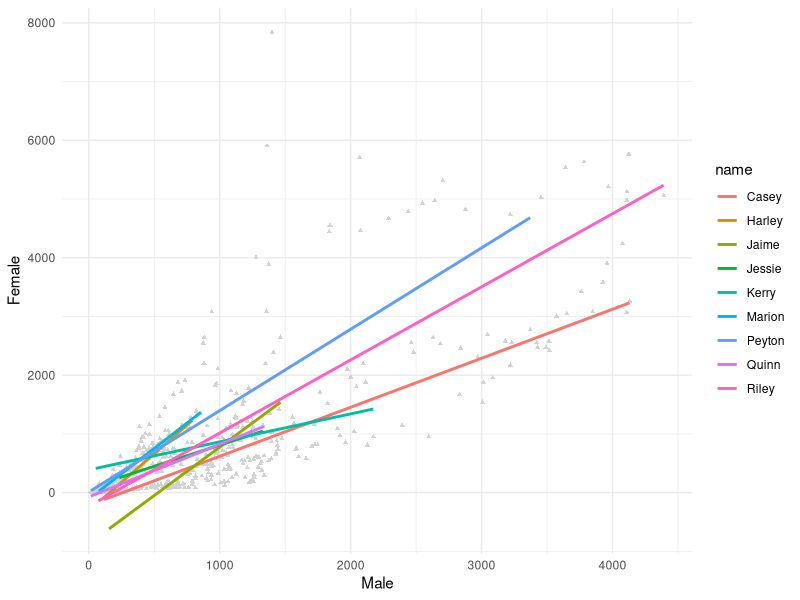
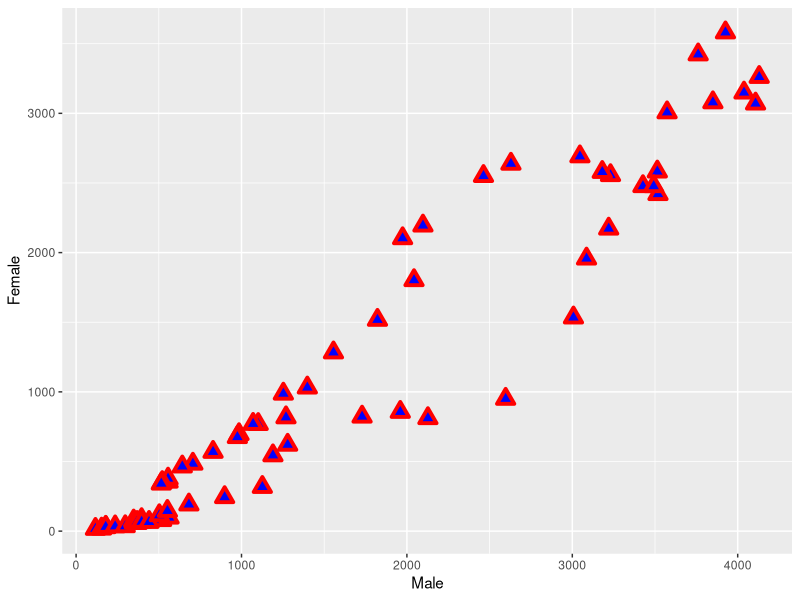

Write R code to recreate these figures, in order.
# Run the code below to set up the data
# Change the points in the plot to light gray, decrease their size, and change their shape

# Bonus: In the Bonus plot, change the border of the points to be red and the inside to be blue.
# Hint: which is color and which is fill?
# More Bonus: increase the width of the border

library(tidyverse)
# Load and reshape data
unisex_data <- read_csv("data/unisex.csv")
unisex_data <- unisex_data %>%
  select(-prop) %>%
  spread(sex, n, fill=0)
unisex_data

# make a scatterplot: add theme elements
ggplot(unisex_data, aes(x=Male, y=Female, color=name)) + 
  geom_point(color="lightgray", size=1, shape=17) +
  geom_smooth(method="lm", se=FALSE) + 
  theme_minimal()


# Bonus: 
ggplot(filter(unisex_data, name=="Casey"), aes(x=Male, y=Female)) + 
  geom_point(shape=24, size=3, color="red", fill="blue", stroke=2) 
